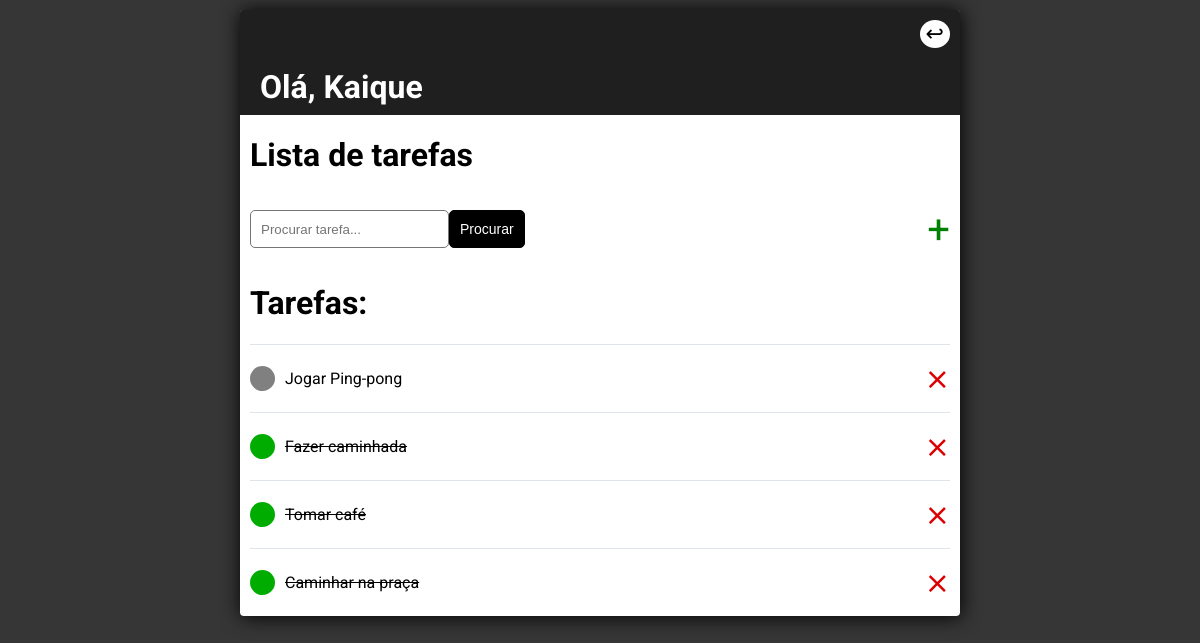
Before: / (signed in) with the older database file.
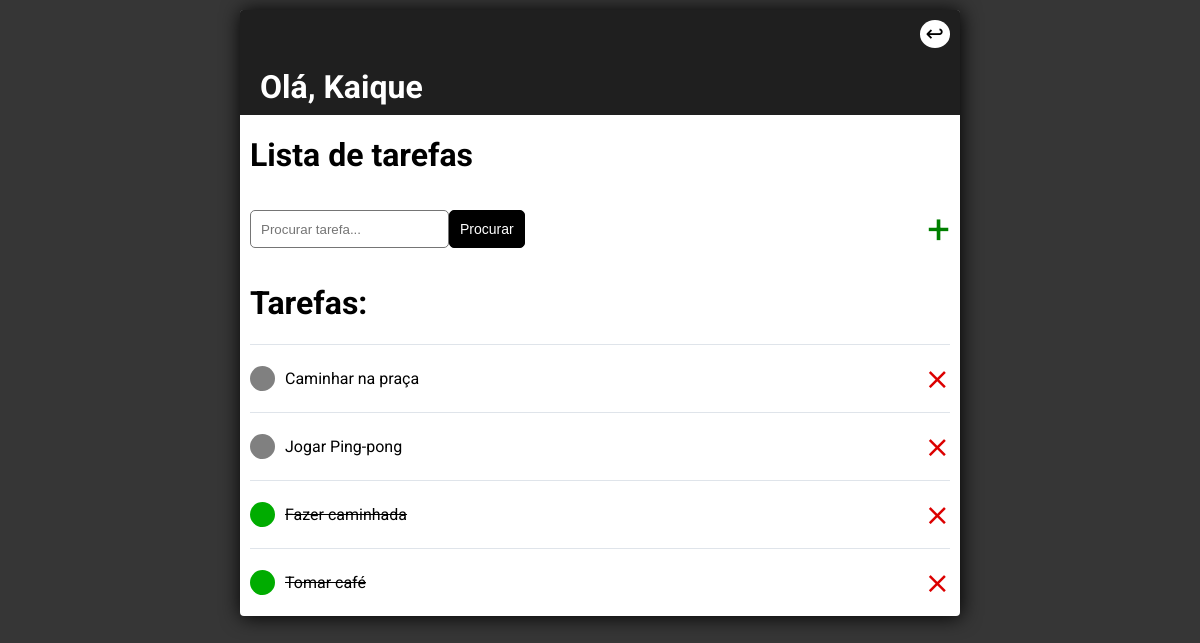
After: the same page with the newer database file.
### Tarefas/models.py (models this page shows, shortened)
class Tarefas(models.Model):
    user = models.ForeignKey(User, on_delete=models.CASCADE,null=True,blank=True)
    titulo = models.CharField(max_length=110)
    descricao = models.TextField(null=True, blank=True)
    completa = models.BooleanField(default=False)
    data_de_criacao = models.DateTimeField(auto_now_add=True)
    class Meta:
        ordering = ['completa']

### Tarefas/views.py (the view)
# urls.py: path('', TarefasList.as_view(), name='listatarefa'),
class TarefasList(LoginRequiredMixin,ListView):
    model = Tarefas
    context_object_name = 'Tarefas'
    template_name = 'Tarefas/tarefas_list.html'
    def get_context_data(self, **kwargs):
        context = super().get_context_data(**kwargs)
        context['Tarefas'] = context['Tarefas'].filter(user=self.request.user)
        context['Count'] = context['Tarefas'].filter(completa=False).count()
        procura_input = self.request.GET.get("area-de-procura") or ''
        if procura_input:
            context['Tarefas'] = context['Tarefas'].filter(titulo__istartswith=procura_input)
        context['procura_input'] = procura_input
        return context

### Tarefas/templates/Tarefas/tarefas_list.html
{% extends 'Tarefas/main.html' %}
{% block content %}
<div class="container">
     <div class="header-bar">
            <div>
                {%if request.user.is_authenticated %}
                <p class="logout"><a href="{% url 'logout' %}"><button class="exitbutton">&#8617;</button></a></p>
            {% else %}
                <p><a href="{% url 'login' %}">Login</a></p>
            {% endif %}
                <h1 class="title">Olá, {{request.user|title}}</h1>
            </div>
        </div>     <h1>Lista de tarefas</h1>
                 <div class="barra-pesquisa-home">
                    <form method="GET" style="display: flex;" >
                            <input type="text" name="area-de-procura" value="{{procura_input}}" placeholder="Procurar tarefa...">
                            <input class="button" type="submit" value="Procurar" >
                    </form>
                    <div class="add-tarefa">
                        <a class="add-tarefa-link" href="{% url 'criartarefa' %}">&#43;</a>
                    </div>
                </div>
                <h1>Tarefas: </h1>
        <div class="Tarefalist">
                {% for t in Tarefas %}
                    <div class="div-tarefas">
                        {% if t.completa %}
                        <div class="titulo-tarefa">
                            <div class="tarefa-completa"></div>
                            <p><a href="{% url 'editartarefa' t.pk %}"><s>{{t.titulo}}</s></a></p>
                        </div>
                            <p><a class="deletebutton" href="{% url 'apagartarefa' t.pk %}">&#10799;</a></p>
                        {% else %}
                            <div class="titulo-tarefa"><div class="tarefa-incompleta"></div>
                            <p><a href="{% url 'editartarefa' t.pk %}">{{t.titulo}}</a></p></div>
                            <p><a class="deletebutton" href="{% url 'apagartarefa' t.pk %}">&#10799;</a></p>
                        {% endif %}
                     </div>
                        {% empty %}
                        <div>
                            <p>Não há tarefas...</p>
                        </div>
                        {% endfor %}
        </div>
</div>
{% endblock %}

Changed rows visible on the page:
changed Tarefas "Caminhar na praça": completa True → False (drawn); moves up the list
